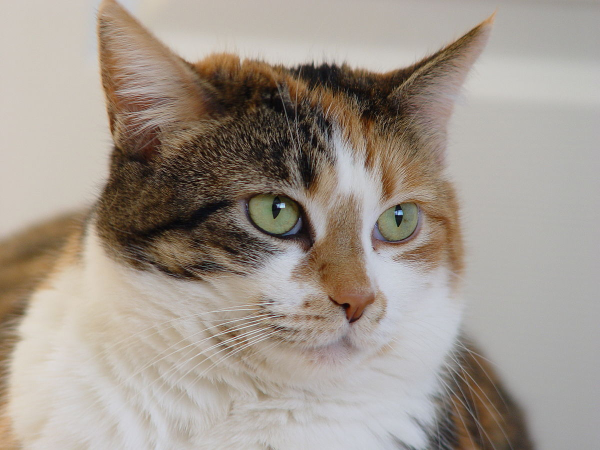
#> input picture cat.jpg, 1200 x 900 px (shown at 1/2 size)
$ python noise_test.py
#> lines starting #> are read from the running program, lines starting #| are printed output that depends on the picture
#> further down, img is the input picture: shape (900, 1200, 3); mean B, G, R 142, 151.8, 161.6
### image_transformer.py
import random

from cv2 import cv2
import numpy as np


# [8 lines left out: function random_color_balance, not called in this run]


def add_gaussian_noise(image, f):
#> called with f = 0.05
    image = image + np.random.normal(0, 255 * f, image.shape)
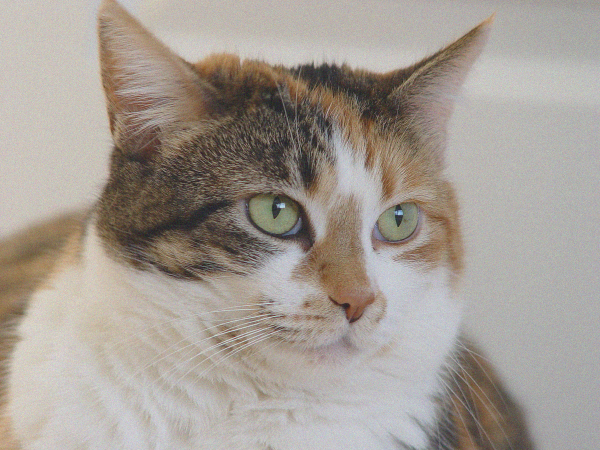
#> image: shape (900, 1200, 3) float64 (shown at 1/2 size); mean of channels 0, 1, 2 142, 151.8, 161.6; drawn with min black and max white
    image = cv2.normalize(image, None, alpha=0, beta=255, norm_type=cv2.NORM_MINMAX)
    return image.astype('uint8')


def add_noise(image):
    return np.clip(image + (np.std(image) * np.random.random(size=image.shape[:3])), 0, 255)
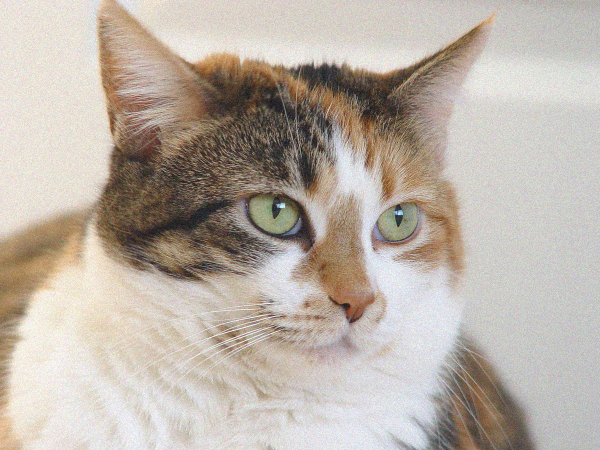
#> returned value: shape (900, 1200, 3) float64 (shown at 1/2 size); mean of channels 0, 1, 2 168.8, 178.5, 188.3; drawn as B, G, R


def random_contrast(image, a, b):
    return np.clip(image * random.uniform(a, b), 0, 255)


def random_brightness(image, a, b):
    return np.clip(image + (255 * (random.uniform(a, b) - 1)), 0, 255)


# [126 lines left out: functions resize_prop, draw_lines, get_alpha_corners, offset_corners, add_alpha, add_RGBA2RGB and 2 more, not called in this run]


def resize_to_bbox(image, bbox):
    return image[bbox[0]:bbox[1], bbox[2]:bbox[3]]


# [103 lines left out: functions get_translation_M, get_rotation_M, get_scale_M, get_projective_Ms, transform, not called in this run]

### noise_test.py
from cv2 import cv2
import image_transformer as it
import random

contrast = (0.6, 1.2)
brightness = (0.8, 1.2)

img=cv2.imread("cat.jpg")
cv2.imshow("img", img)
cv2.imshow("blur", cv2.blur(img, (3, 3)))
cv2.imshow("add_gaussian_noise", it.add_gaussian_noise(img, 0.05))
cv2.imshow("add_noise", it.add_noise(img))

'''img = it.random_contrast(image=img, a=contrast[0], b=contrast[1])
cv2.imshow("random_contrast", img)
img = it.random_brightness(image=img, a=brightness[0], b=brightness[1])
cv2.imshow("random_brightness", img)'''

cv2.waitKey()

$ run again, with obj.png saved as cat.jpg
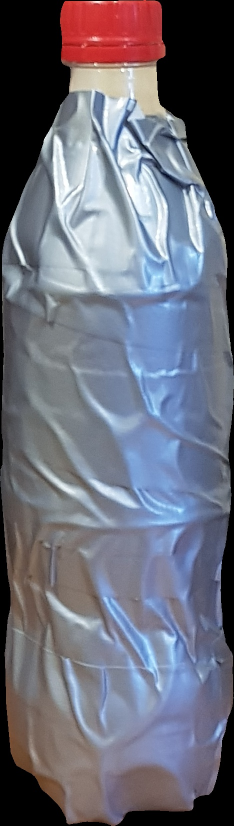
#> input picture obj.png, 468 x 1651 px (shown at 1/2 size)
#> img is the input picture: shape (1651, 468, 3); mean B, G, R 121.5, 108.5, 106.9
#> in add_noise, `return np.clip(image + (np.std(image) * np.random.random(size=image.sh..`:
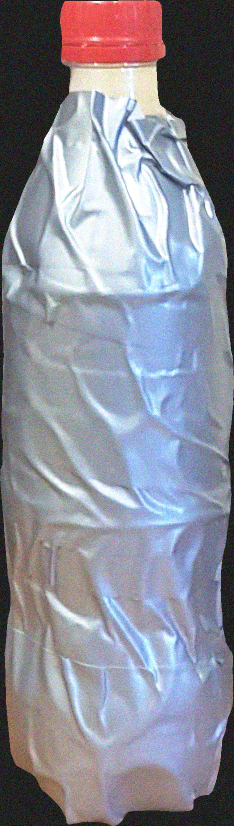
#> returned value: shape (1651, 468, 3) float64 (shown at 1/2 size); mean of channels 0, 1, 2 152.9, 140.5, 139.2; drawn as B, G, R
#> `cv2.imshow("add_noise", it.add_noise(img))`:
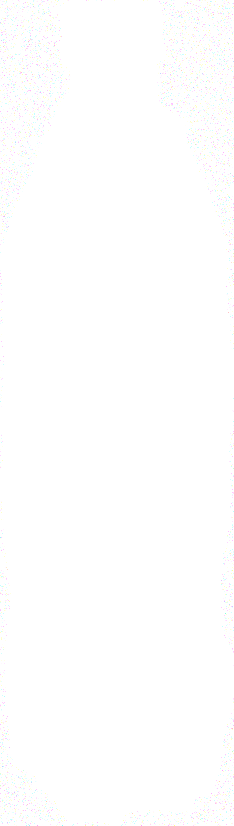
#> window 'add_noise': shape (1651, 468, 3) (shown at 1/2 size); mean B, G, R 254.7, 254.7, 254.7
